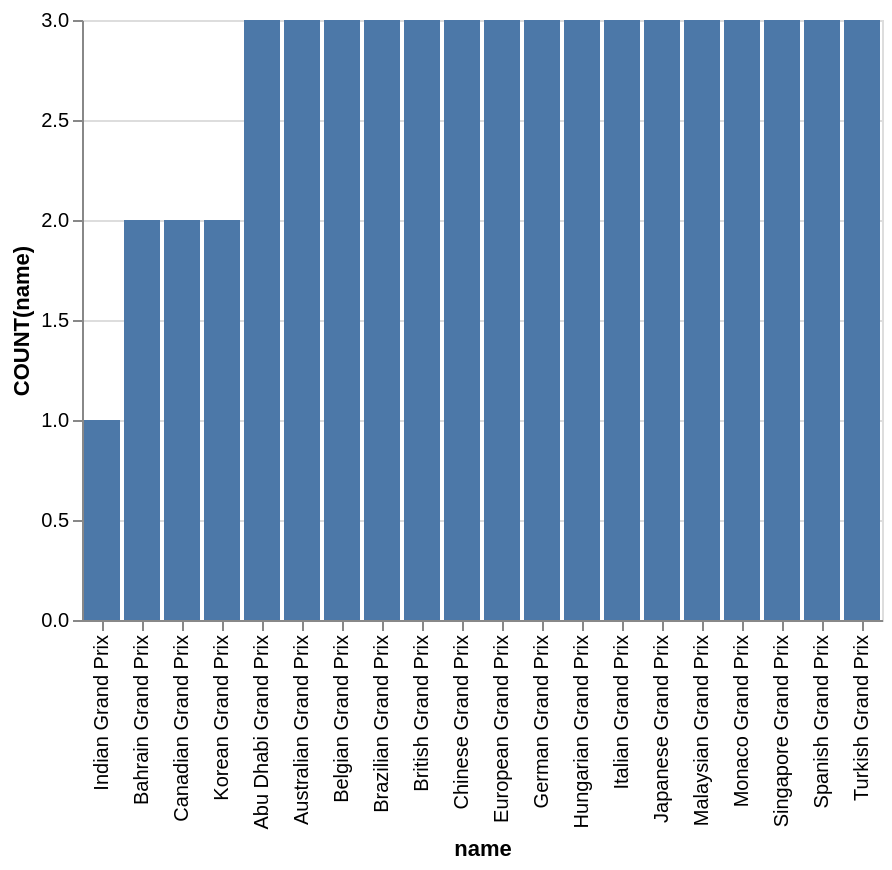

Vega-Lite specification for this chart:
### Vega-Lite specification from a JSON file in a GitHub repository (floating-point values rounded to 4 significant figures)
{"data": {"values": [{"x_data": "Indian Grand Prix", "y_data": 1}, {"x_data": "Bahrain Grand Prix", "y_data": 2}, {"x_data": "Canadian Grand Prix", "y_data": 2}, {"x_data": "Korean Grand Prix", "y_data": 2}, {"x_data": "Abu Dhabi Grand Prix", "y_data": 3}, {"x_data": "Australian Grand Prix", "y_data": 3}, {"x_data": "Belgian Grand Prix", "y_data": 3}, {"x_data": "Brazilian Grand Prix", "y_data": 3}, {"x_data": "British Grand Prix", "y_data": 3}, {"x_data": "Chinese Grand Prix", "y_data": 3}, {"x_data": "European Grand Prix", "y_data": 3}, {"x_data": "German Grand Prix", "y_data": 3}, {"x_data": "Hungarian Grand Prix", "y_data": 3}, {"x_data": "Italian Grand Prix", "y_data": 3}, {"x_data": "Japanese Grand Prix", "y_data": 3}, {"x_data": "Malaysian Grand Prix", "y_data": 3}, {"x_data": "Monaco Grand Prix", "y_data": 3}, {"x_data": "Singapore Grand Prix", "y_data": 3}, {"x_data": "Spanish Grand Prix", "y_data": 3}, {"x_data": "Turkish Grand Prix", "y_data": 3}]}, "mark": "bar", "encoding": {"x": {"field": "x_data", "type": "nominal", "title": "name", "sort": {"op": "sum", "field": "y_data", "order": "ascending"}}, "y": {"field": "y_data", "type": "quantitative", "title": "COUNT(name)"}}}
